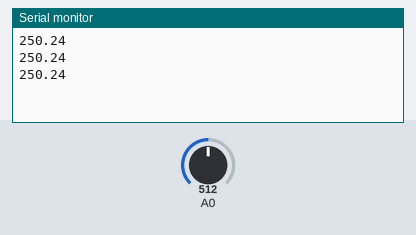
The sketch below on a simulated Arduino Uno, built with avr-gcc and run on an emulated ATmega328P. Shown: the last lines printed to the serial monitor. The inputs (shaded band) are chosen by the test bench; at power-on: A0 = 512.

Above: at 1.3 s.
1.4 s: A0 set to 716
At 1.9 s:
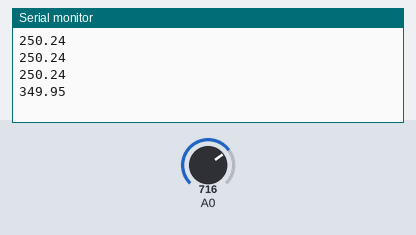
2.9 s: A0 set to 900
At 3.4 s:
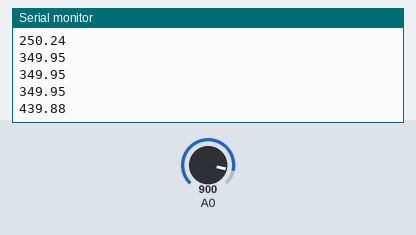
Timing chart, 0 to 5.9 s (numbered marks = the images above; inputs shaded):
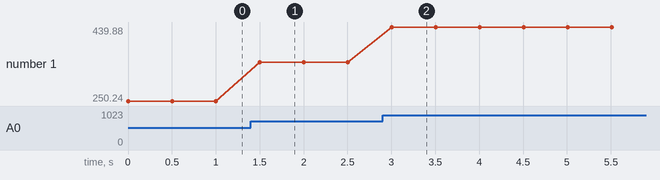

Measured:
- after the input at 1.4 s, the serial monitor: prints a new line after 0.10 s (image 1)
- after the input at 2.9 s, the serial monitor: prints a new line after 0.10 s (image 2)
- plotted number 1: 250.24 → 349.95 after the input at 1.4 s, 349.95 → 439.88 after the input at 2.9 s

The sketch:

LM35_TempReader.ino
```cpp
void setup() {
  Serial.begin(9600);
}
void loop() {
  int val = analogRead(A0);
  float temp = (val * 500.0) / 1023.0;
  Serial.println(temp);
  delay(500);
}
```
